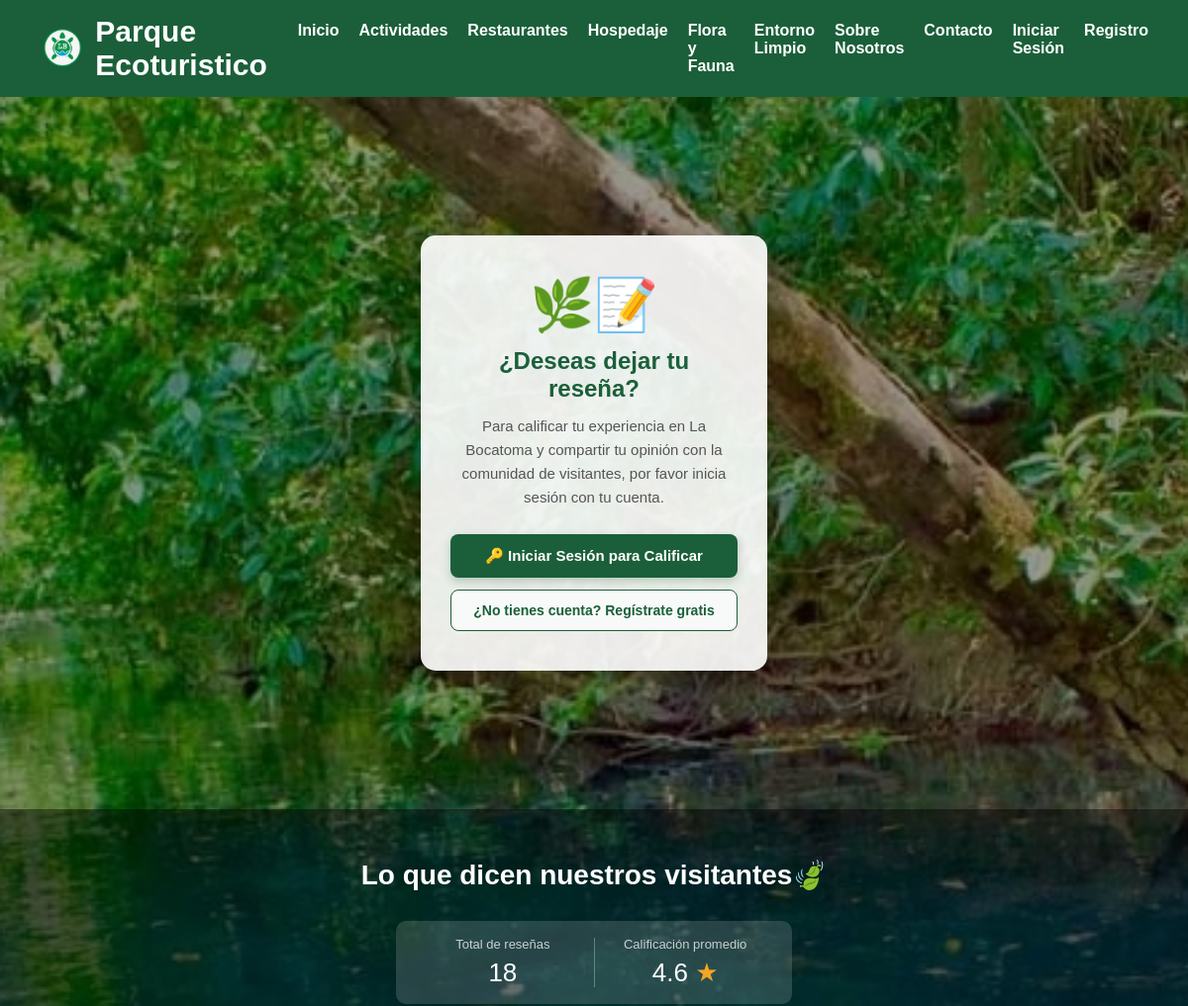
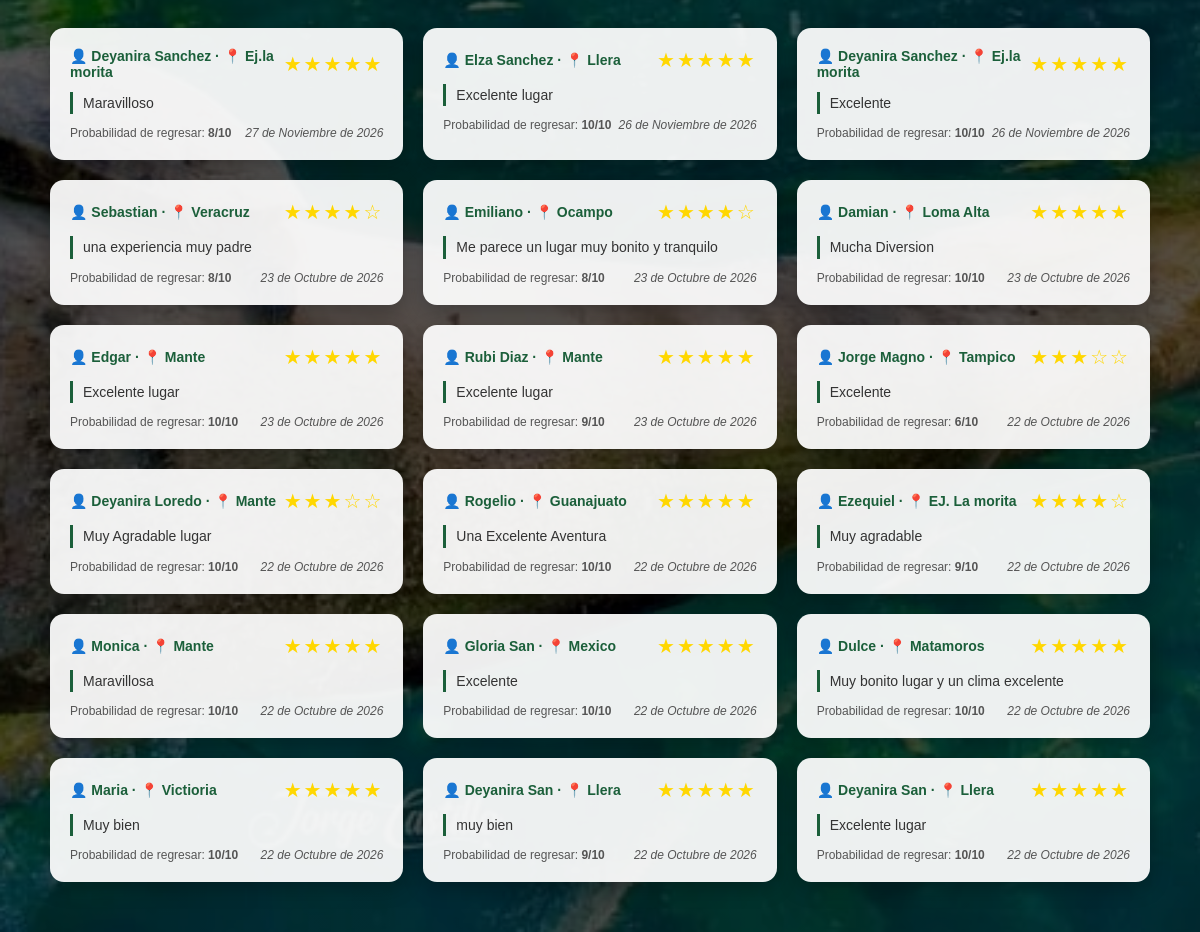
Screenshot of /bocatoma/resenas/ with the database file from the repository (2 pictures, top to bottom).
### bocatoma/models.py (models this page shows, shortened)
class Resena(models.Model):
    usuario = models.ForeignKey(
        User,
        on_delete=models.SET_NULL,
        null=True,
        blank=True,
        related_name='resenas',
        verbose_name='Usuario que reseña'
    )
    nombre = models.CharField(max_length=100, verbose_name='Nombre')
    origen = models.CharField(max_length=100, verbose_name='Lugar de origen')
    calificacion = models.PositiveSmallIntegerField(
        validators=[MinValueValidator(1), MaxValueValidator(5)],
        verbose_name='Calificación (1 a 5 estrellas)'
    )
    probabilidad = models.PositiveSmallIntegerField(
        validators=[MinValueValidator(1), MaxValueValidator(10)],
        verbose_name='Probabilidad de volver (1 a 10)'
    )
    mensaje = models.TextField(verbose_name='Experiencia / Opinión')
    fecha = models.DateTimeField(auto_now_add=True, verbose_name='Fecha de publicación')
    @property
    def estrellas(self):
        return "★" * self.calificacion + "☆" * (5 - self.calificacion)
    class Meta:
        ordering = ['-fecha']
        verbose_name = 'Reseña'
        verbose_name_plural = 'Reseñas'

### bocatoma/views.py (the view)
# urls.py: path('resenas/', views.resenas, name='resenas'),
def resenas(request):
    if request.method == 'POST':
        if not request.user.is_authenticated:
            messages.info(request, "Por favor inicia sesión con tu cuenta para dejar una reseña.")
            return redirect(f"{reverse('bocatoma:login')}?next={reverse('bocatoma:resenas')}")
        form = ResenaForm(request.POST)
        if form.is_valid():
            nueva_resena = form.save(commit=False)
            nueva_resena.usuario = request.user
            nueva_resena.save()
            messages.success(request, "🌿 ¡Muchas gracias! Tu reseña ha sido guardada exitosamente.")
            return redirect('bocatoma:resenas')
        else:
            messages.error(request, "Por favor revisa los campos de tu reseña.")
    else:
        initial_data = {}
        if request.user.is_authenticated:
            initial_data['nombre'] = request.user.get_full_name() or request.user.username
            if hasattr(request.user, 'perfil') and request.user.perfil.origen:
                initial_data['origen'] = request.user.perfil.origen
        form = ResenaForm(initial=initial_data)
    lista = Resena.objects.all().order_by('-fecha')
    promedio = lista.aggregate(p=Avg('calificacion'))['p'] or 0
    return render(request, 'bocatoma/resenas.html', {
        'form': form,
        'resenas': lista,
        'total': lista.count(),
        'promedio': promedio,
    })

### bocatoma/templates/bocatoma/resenas.html (shortened to what this page needs)
<!DOCTYPE html>
{% load static %}
<html lang="es">
<head>
  <link rel="stylesheet" href="{% static 'bocatoma/css/Resenas.css' %}">
</head>
<body>
  <nav class="navbar">
    <div class="logo-titulo">
      <img src="{% static 'bocatoma/img/logoo.png' %}" alt="Logo">
      <h1 id="titulo-menu">Parque Ecoturistico</h1>
    </div>
    <ul>
      <li><a href="{% url 'bocatoma:inicio' %}">Inicio</a></li>
      <li><a href="{% url 'bocatoma:actividades' %}">Actividades</a></li>
      <li><a href="{% url 'bocatoma:restaurantes' %}">Restaurantes</a></li>
      <li><a href="{% url 'bocatoma:cabanas' %}">Hospedaje</a></li>
      <li><a href="{% url 'bocatoma:naturaleza' %}">Flora y Fauna</a></li>
      <li><a href="{% url 'bocatoma:mi_entorno_limpio' %}">Entorno Limpio</a></li>
      <li><a href="{% url 'bocatoma:info_bocatoma' %}">Sobre Nosotros</a></li>
      <li><a href="{% url 'bocatoma:contacto' %}">Contacto</a></li>
      {% if user.is_authenticated %}
      <li><a href="{% url 'bocatoma:mis_reservaciones' %}">Mis Reservaciones</a></li>
      <li><a href="{% url 'bocatoma:logout' %}">Salir ({{ user.username }})</a></li>
      {% else %}
      <li><a href="{% url 'bocatoma:login' %}">Iniciar Sesión</a></li>
      <li><a href="{% url 'bocatoma:registro' %}">Registro</a></li>
      {% endif %}
    </ul>
  </nav>
  <section class="contenedor-form">
    {% if user.is_authenticated %}
    <form class="formulario" autocomplete="off" id="formResena" method="post">
      {% csrf_token %}
      <h2>Déjanos tu reseña 🌿</h2>
      <p style="text-align: center; color: #555; margin-bottom: 12px; font-size: 14px;">
        Publicando como <strong>{{ user.get_full_name|default:user.username }}</strong>
      </p>
      {% if form.errors %}
      <div
        style="background-color: #f8d7da; color: #721c24; padding: 10px; border-radius: 8px; margin-bottom: 12px; font-size: 13px;">
        {% for field, errors in form.errors.items %}
        {% for error in errors %}
        <p>• {{ error }}</p>
        {% endfor %}
        {% endfor %}
      </div>
      {% endif %}
      <label>Tu nombre</label>
      <input type="text" name="nombre" id="nombre" value="{{ form.nombre.value|default:'' }}" required>
      <label>¿De dónde nos visitas?</label>
      <input type="text" name="origen" id="origen" value="{{ form.origen.value|default:'' }}" required>
      <label>¿Cómo calificas el lugar?</label>
      <div class="estrellas">
        <input type="radio" name="calificacion" value="5" id="star5"><label for="star5">★</label>
        <input type="radio" name="calificacion" value="4" id="star4"><label for="star4">★</label>
        <input type="radio" name="calificacion" value="3" id="star3"><label for="star3">★</label>
        <input type="radio" name="calificacion" value="2" id="star2"><label for="star2">★</label>
        <input type="radio" name="calificacion" value="1" id="star1"><label for="star1">★</label>
      </div>
      <label>¿Qué tan probable es que vuelvas?</label>
      <div class="escala">
        <input type="radio" name="probabilidad" id="p1" value="1"><label for="p1">1</label>
        <input type="radio" name="probabilidad" id="p2" value="2"><label for="p2">2</label>
        <input type="radio" name="probabilidad" id="p3" value="3"><label for="p3">3</label>
        <input type="radio" name="probabilidad" id="p4" value="4"><label for="p4">4</label>
        <input type="radio" name="probabilidad" id="p5" value="5"><label for="p5">5</label>
        <input type="radio" name="probabilidad" id="p6" value="6"><label for="p6">6</label>
        <input type="radio" name="probabilidad" id="p7" value="7"><label for="p7">7</label>
        <input type="radio" name="probabilidad" id="p8" value="8"><label for="p8">8</label>
        <input type="radio" name="probabilidad" id="p9" value="9"><label for="p9">9</label>
        <input type="radio" name="probabilidad" id="p10" value="10"><label for="p10">10</label>
      </div>
      <label>Cuéntanos tu experiencia</label>
      <textarea name="mensaje" id="mensaje" rows="5" required>{{ form.mensaje.value|default:'' }}</textarea>
      <button type="submit">Enviar Reseña</button>
    </form>
    {% else %}
    <div class="formulario" style="text-align: center; padding: 40px 30px; max-width: 450px;">
      <div style="font-size: 52px; margin-bottom: 12px;">🌿📝</div>
      <h2 style="margin-bottom: 12px; color: #1b5f3a;">¿Deseas dejar tu reseña?</h2>
      <p style="color: #555; font-size: 15px; line-height: 1.6; margin-bottom: 25px;">
        Para calificar tu experiencia en La Bocatoma y compartir tu opinión con la comunidad de visitantes, por favor inicia sesión con tu cuenta.
      </p>
      <div style="display: flex; flex-direction: column; gap: 12px; width: 100%;">
        <a href="{% url 'bocatoma:login' %}?next={% url 'bocatoma:resenas' %}"
           style="background-color: #1b5f3a; color: white; padding: 13px 20px; border-radius: 8px; text-decoration: none; font-weight: bold; font-size: 15px; display: block; transition: background 0.3s; box-shadow: 0 4px 10px rgba(27,95,58,0.25);">
          🔑 Iniciar Sesión para Calificar
        </a>
        <a href="{% url 'bocatoma:registro' %}"
           style="background-color: #f7faf8; color: #1b5f3a; border: 1px solid #1b5f3a; padding: 12px 20px; border-radius: 8px; text-decoration: none; font-weight: bold; font-size: 14px; display: block;">
          ¿No tienes cuenta? Regístrate gratis
        </a>
      </div>
    </div>
    {% endif %}
  </section>
  <section class="seccion-resenas">
    <h2 class="titulo-resenas">Lo que dicen nuestros visitantes🍃</h2>
    <div class="resumen">
      <div class="resumen-item">
        <p class="resumen-label">Total de reseñas</p>
        <p class="resumen-valor" id="totalResenas">{{ total }}</p>
      </div>
      <div class="resumen-item">
        <p class="resumen-label">Calificación promedio</p>
        <p class="resumen-valor" id="promedioEstrellas">{{ promedio|floatformat:1 }} <span
            style="color:#f5a623;">★</span></p>
      </div>
    </div>
    <div class="grid-resenas" id="gridResenas">
      {% for r in resenas %}
      <div class="tarjeta-resena">
        <div class="resena-cabecera">
          <span class="resena-origen">👤 {{ r.nombre }} · 📍 {{ r.origen }}</span>
          <span class="resena-estrellas">{{ r.estrellas }}</span>
        </div>
        <p class="resena-mensaje">{{ r.mensaje }}</p>
        <div class="resena-pie">
          <span>Probabilidad de regresar: <strong>{{ r.probabilidad }}/10</strong></span>
          <span class="resena-fecha">{{ r.fecha|date:"j \d\e F \d\e Y" }}</span>
        </div>
      </div>
      {% empty %}
      <p>Aún no hay reseñas. ¡Sé el primero en dejar una!</p>
      {% endfor %}
    </div>
  </section>
</body>
</html>

### bocatoma/static/bocatoma/css/Resenas.css (style rules this page uses)
* { margin: 0; padding: 0; box-sizing: border-box; font-family: Arial, sans-serif; }
body { background-image: linear-gradient(rgba(0,0,0,0.4), rgba(0,0,0,0.4)), url('../img/bocatoma.jpg'); background-size: cover; background-position: center; background-repeat: no-repeat; }
.navbar { background-color: #1b5f3a; color: white; padding: 15px 40px; display: flex; justify-content: space-between; position: sticky; top: 0; align-items: center; }
.navbar ul { list-style: none; display: flex; gap: 20px; }
.navbar a { color: white; text-decoration: none; font-weight: bold; }
.contenedor-form { display: flex; justify-content: center; align-items: center; height: 90vh; }
.logo-titulo { display: flex; align-items: center; gap: 10px; }
.logo-titulo img { width: 55px; height: 58px; }
#titulo-menu { margin: 0; font-size: 30px; }
.formulario { background: rgba(255, 255, 255, 0.904); padding: 30px; border-radius: 15px; width: 350px; box-shadow: 0 10px 25px rgba(0,0,0,0.3); }
.formulario h2 { text-align: center; margin-bottom: 20px; color: #1b5f3a; }
.seccion-resenas { padding: 50px 40px; background: rgba(0, 0, 0, 0.45); }
.titulo-resenas { text-align: center; color: white; font-size: 28px; margin-bottom: 30px; }
.grid-resenas { display: grid; grid-template-columns: repeat(auto-fit, minmax(280px, 1fr)); gap: 20px; max-width: 1100px; margin: 0 auto; }
.tarjeta-resena { background: rgba(255, 255, 255, 0.93); border-radius: 14px; padding: 20px; box-shadow: 0 6px 20px rgba(0,0,0,0.25); display: flex; flex-direction: column; gap: 12px; }
.resena-cabecera { display: flex; justify-content: space-between; align-items: center; }
.resena-origen { font-weight: bold; color: #1b5f3a; font-size: 14px; }
.resena-estrellas { color: gold; font-size: 20px; letter-spacing: 2px; }
.resena-mensaje { color: #333; font-size: 14px; line-height: 1.6; border-left: 3px solid #1b5f3a; padding-left: 10px; }
.resena-pie { display: flex; justify-content: space-between; font-size: 12px; color: #555; }
.resena-fecha { font-style: italic; }
.resumen { background: rgba(255, 255, 255, 0.15); border-radius: 10px; padding: 1rem; display: flex; align-items: center; max-width: 400px; margin: 0 auto 30px; }
.resumen-item { flex: 1; text-align: center; }
.resumen-label { font-size: 13px; color: rgba(255,255,255,0.75); margin: 0 0 6px; }
.resumen-valor { font-size: 26px; font-weight: 500; color: white; margin: 0; }

### rows the page displays
Resena: nombre "Deyanira Sanchez", origen "Ej.la morita", estrellas "★★★★★", mensaje "Maravilloso", probabilidad "8", fecha "27 de Noviembre de 2026"
Resena: nombre "Elza Sanchez", origen "Llera", estrellas "★★★★★", mensaje "Excelente lugar", probabilidad "10", fecha "26 de Noviembre de 2026"
Resena: nombre "Deyanira Sanchez", origen "Ej.la morita", estrellas "★★★★★", mensaje "Excelente", probabilidad "10", fecha "26 de Noviembre de 2026"
Resena: nombre "Sebastian", origen "Veracruz", estrellas "★★★★☆", mensaje "una experiencia muy padre", probabilidad "8", fecha "23 de Octubre de 2026"
Resena: nombre "Emiliano", origen "Ocampo", estrellas "★★★★☆", mensaje "Me parece un lugar muy bonito y tranquilo", probabilidad "8", fecha "23 de Octubre de 2026"
Resena: nombre "Damian", origen "Loma Alta", estrellas "★★★★★", mensaje "Mucha Diversion", probabilidad "10", fecha "23 de Octubre de 2026"
Resena: nombre "Edgar", origen "Mante", estrellas "★★★★★", mensaje "Excelente lugar", probabilidad "10", fecha "23 de Octubre de 2026"
Resena: nombre "Rubi Diaz", origen "Mante", estrellas "★★★★★", mensaje "Excelente lugar", probabilidad "9", fecha "23 de Octubre de 2026"
Resena: nombre "Jorge Magno", origen "Tampico", estrellas "★★★☆☆", mensaje "Excelente", probabilidad "6", fecha "22 de Octubre de 2026"
Resena: nombre "Deyanira Loredo", origen "Mante", estrellas "★★★☆☆", mensaje "Muy Agradable lugar", probabilidad "10", fecha "22 de Octubre de 2026"
Resena: nombre "Rogelio", origen "Guanajuato", estrellas "★★★★★", mensaje "Una Excelente Aventura", probabilidad "10", fecha "22 de Octubre de 2026"
Resena: nombre "Ezequiel", origen "EJ. La morita", estrellas "★★★★☆", mensaje "Muy agradable", probabilidad "9", fecha "22 de Octubre de 2026"
Resena: nombre "Monica", origen "Mante", estrellas "★★★★★", mensaje "Maravillosa", probabilidad "10", fecha "22 de Octubre de 2026"
Resena: nombre "Gloria San", origen "Mexico", estrellas "★★★★★", mensaje "Excelente", probabilidad "10", fecha "22 de Octubre de 2026"
Resena: nombre "Dulce", origen "Matamoros", estrellas "★★★★★", mensaje "Muy bonito lugar y un clima excelente", probabilidad "10", fecha "22 de Octubre de 2026"
Resena: nombre "Maria", origen "Victioria", estrellas "★★★★★", mensaje "Muy bien", probabilidad "10", fecha "22 de Octubre de 2026"
Resena: nombre "Deyanira San", origen "Llera", estrellas "★★★★★", mensaje "muy bien", probabilidad "9", fecha "22 de Octubre de 2026"
Resena: nombre "Deyanira San", origen "Llera", estrellas "★★★★★", mensaje "Excelente lugar", probabilidad "10", fecha "22 de Octubre de 2026"

### other values shown
{{ total }} "18"
{{ promedio|floatformat:1 }} "4.6"
